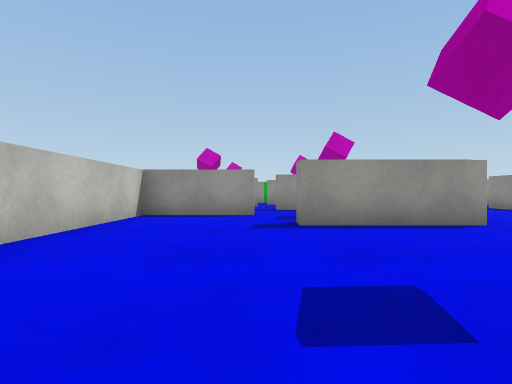
View 1 (above)

16 first-person views from a walk through a Unity game level. The camera is 0.51 m above the floor, looks level and sees 80° across. The floor is counted in squares, 1 m on a side. Each view is taken from the middle of a square. On the plan, view 1 faces up. The plan holds only what a view shows up to about 9 squares ahead; the rest is blank. The player is left out. Surface patterns are stand-ins for the level's own textures.

View 2
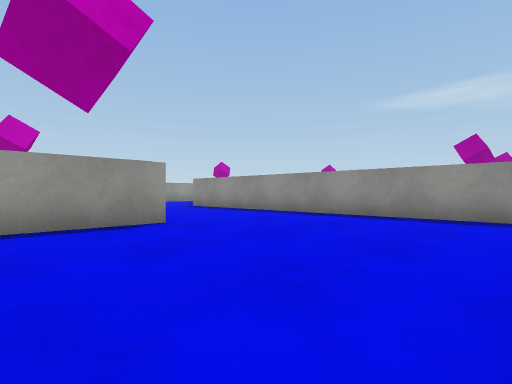

View 3
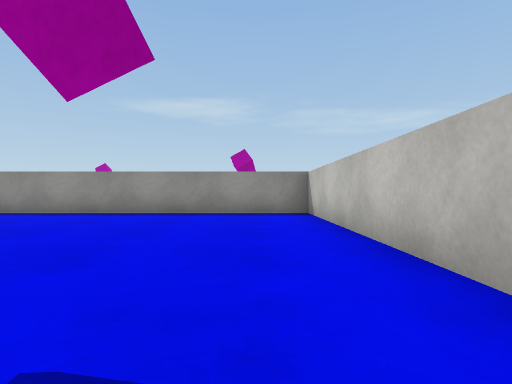

View 4
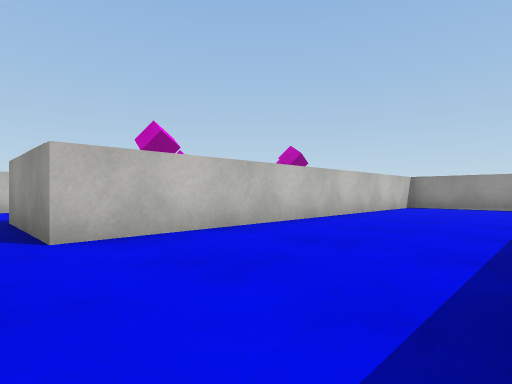

View 5
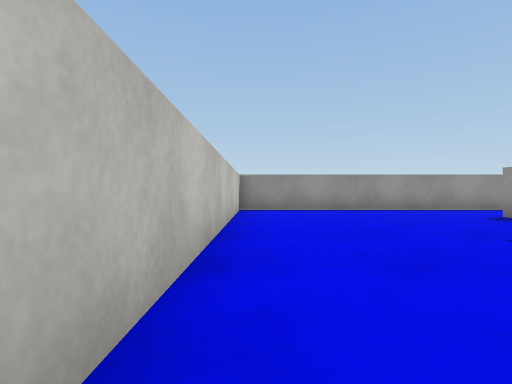

View 6
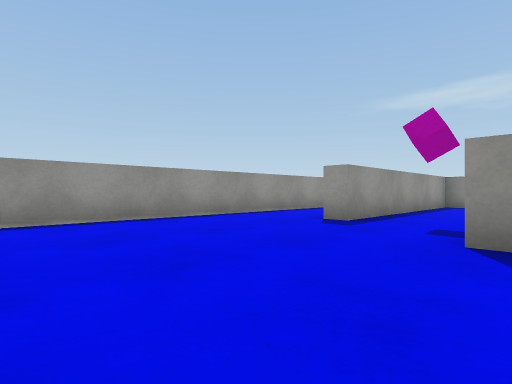

View 7
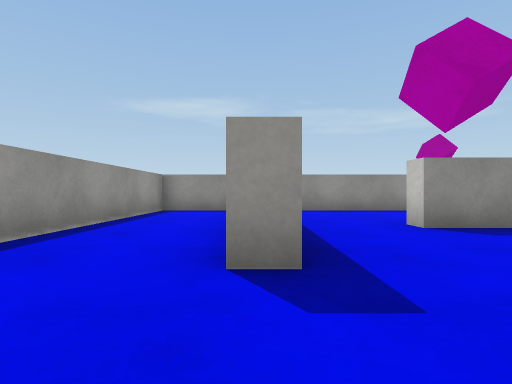

View 8
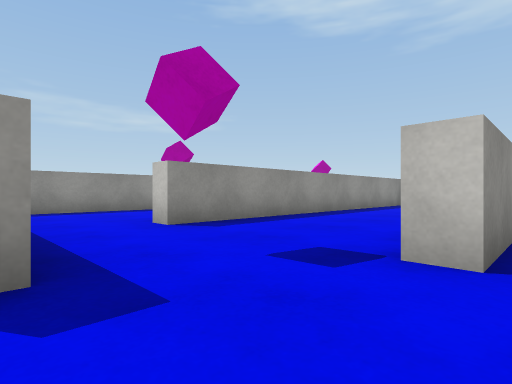

View 9
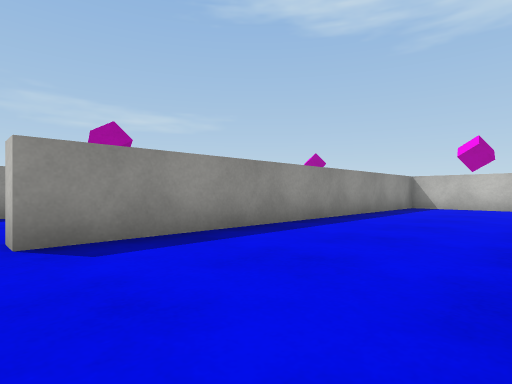

View 10
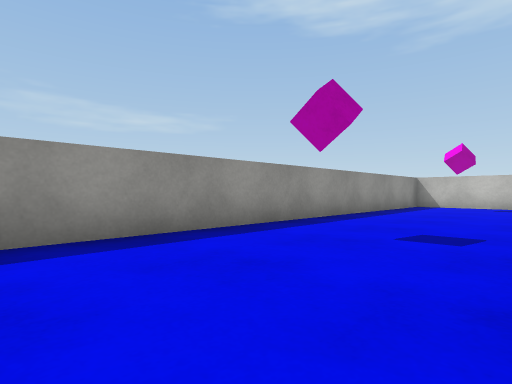

View 11
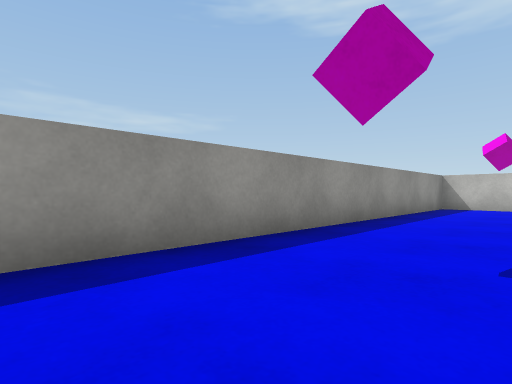

View 12
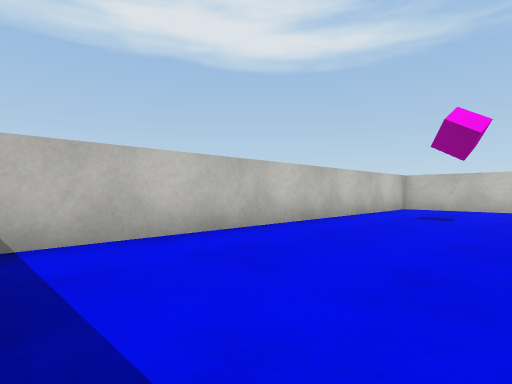

View 13
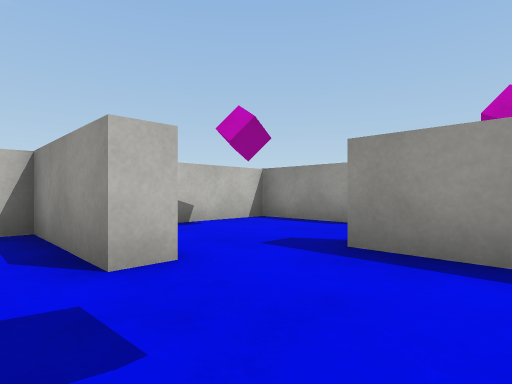

View 14
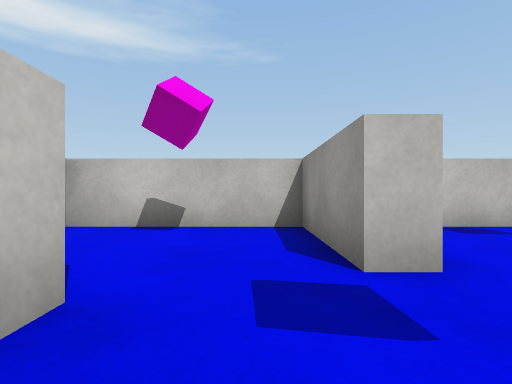

View 15
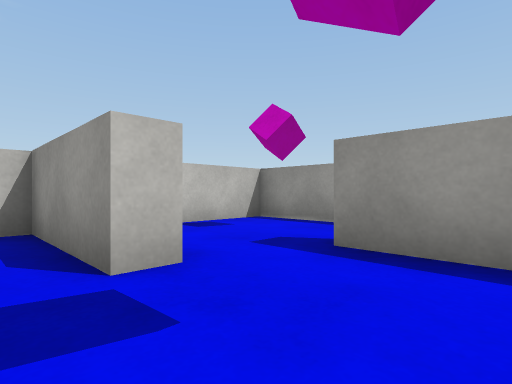

View 16
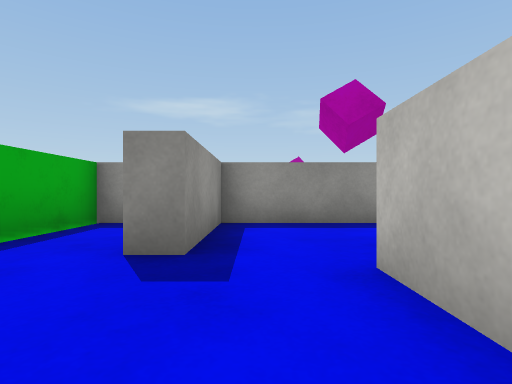

### Floor plan
Points are (right, up) in squares from view 1. A wall is a line through its corners. A room is listed if a view was taken in it or the views show most of it. See-through windows are left out.
Room 1 (views 1, 2, 3, 4, 5, 6, 7, 8, 9, 12, 13, 14, 15)
walls: (1.9, 8.6) (0.5, 8.6); (3, 10) (3, 11.4); (0.1, 7.2) (0.1, 6.7) (-2.5, 6.7) (-2.5, -0.3) (7.3, -0.3) (7.3, 9.6) (7.9, 9.6); (0.5, 9.1) (1, 9.1); (0.1, 11.2) (0.1, 10.7) (-2.5, 10.7) (-2.5, 7.1); (11.5, 11.7) (9, 11.7) (9, 12.2); (8.9, -0.3) (10.5, -0.3); (11.3, 0.6) (11.3, 9.6); (15.5, 12.8) (15.5, 14.6) (3.5, 14.6) (3.5, 4.7) (0.7, 4.7) (0.7, 5.1)
ways out: opening at (12, 10.5) to room 2; opening at (1.5, 11) to room 3
Room 2 (views 10, 11)
walls: (11.3, 9.6) (11.9, 9.6); (14, 11.7) (11.5, 11.7); (12.9, -0.3) (15.5, -0.3) (15.5, 10.8)
ways out: opening at (12, 10.5) to room 1
Room 3 (view 16)
walls: (-0.6, 14.6) (-2.5, 14.6) (-2.5, 12.8); (-1.1, 11.2) (0.1, 11.2); (3, 14.1) (3, 14.6) (1.1, 14.6); (3, 11.4) (3, 12.6) (0.5, 12.6) (0.5, 13.1)
ways out: opening at (1.5, 11) to room 1

Where each view was taken, in squares from view 1:
view 1: 0 up, 0 right, facing up
view 2: 0 up, 1 right, facing up-right
view 3: 1 up, 0 right, facing right
view 4: 4 up, 7 right, facing up-left
view 5: 6 up, 4 right, facing up
view 6: 9 up, 4 right, facing up-right
view 7: 12 up, 7 right, facing right
view 8: 12 up, 7 right, facing down-right
view 9: 10 up, 8 right, facing down-right
view 10: 11 up, 12 right, facing down-right
view 11: 10 up, 13 right, facing down-right
view 12: 3 up, 7 right, facing down-left
view 13: 6 up, 2 right, facing up-left
view 14: 10 up, 2 right, facing left
view 15: 10 up, 2 right, facing up-left
view 16: 12 up, 2 left, facing right
